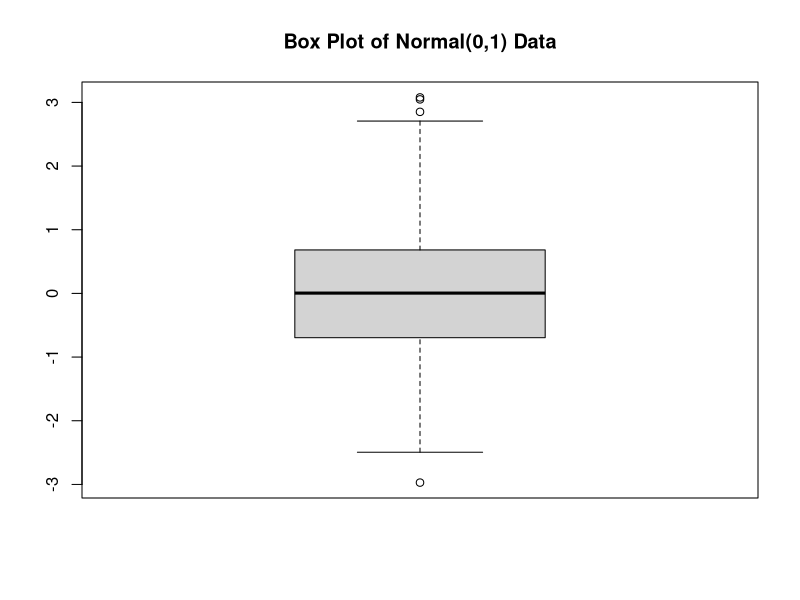
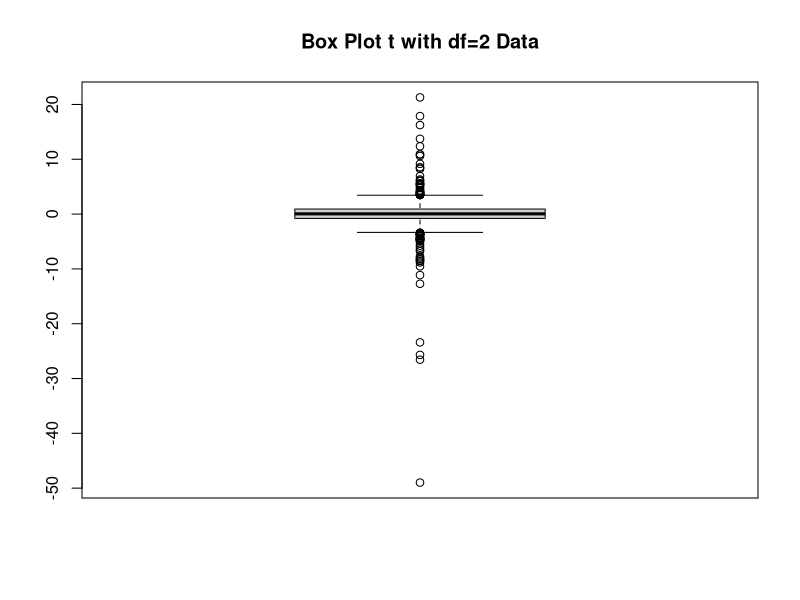
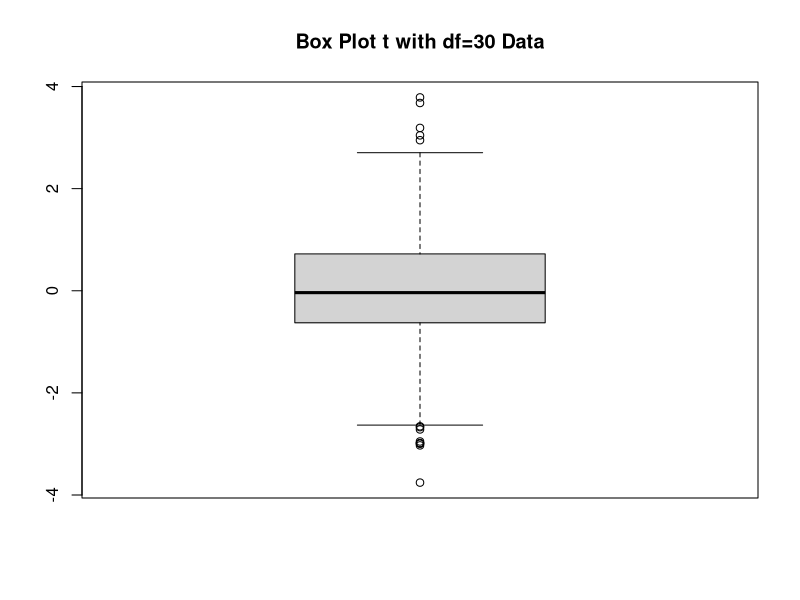
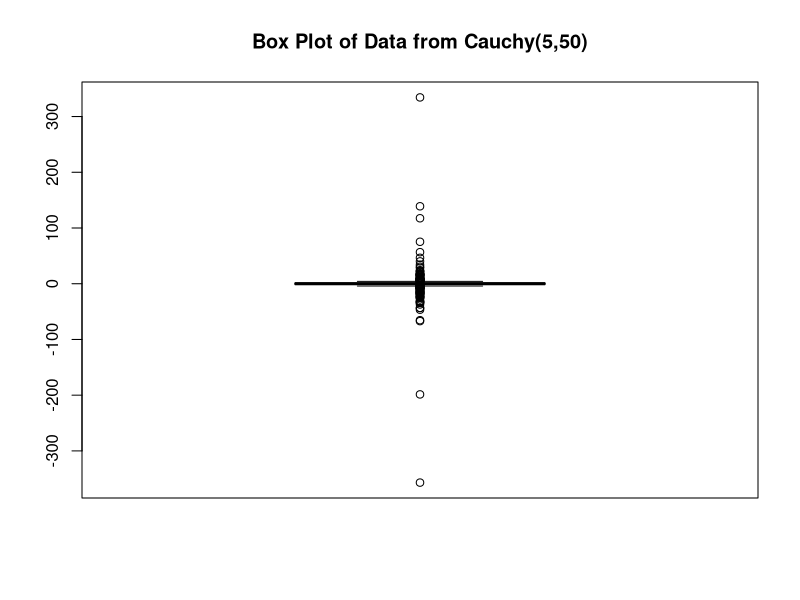
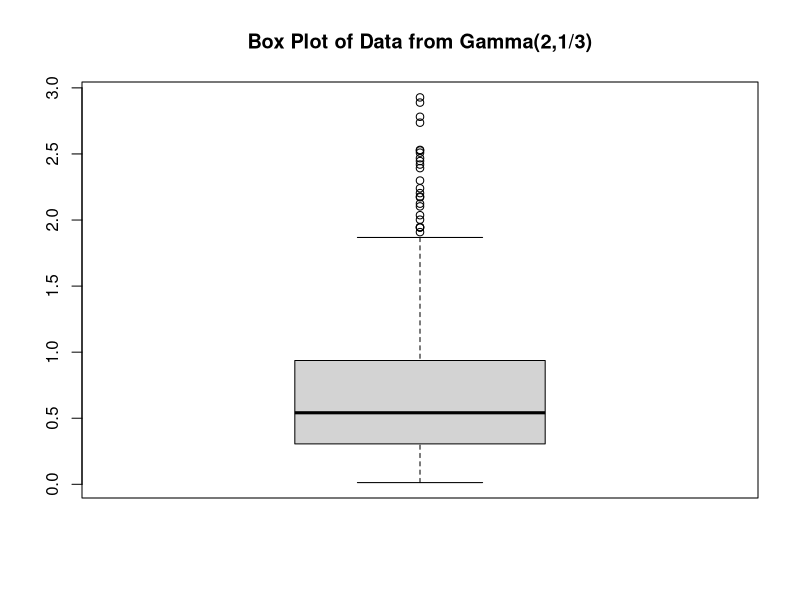
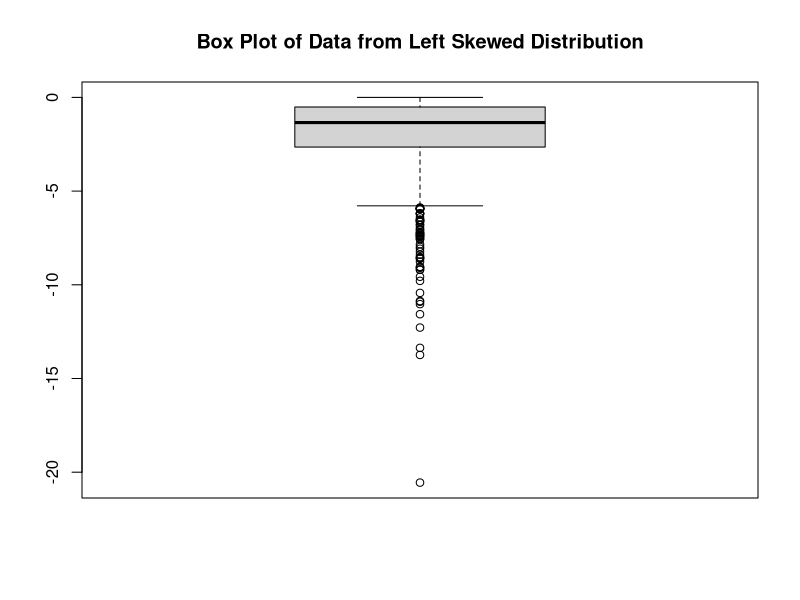
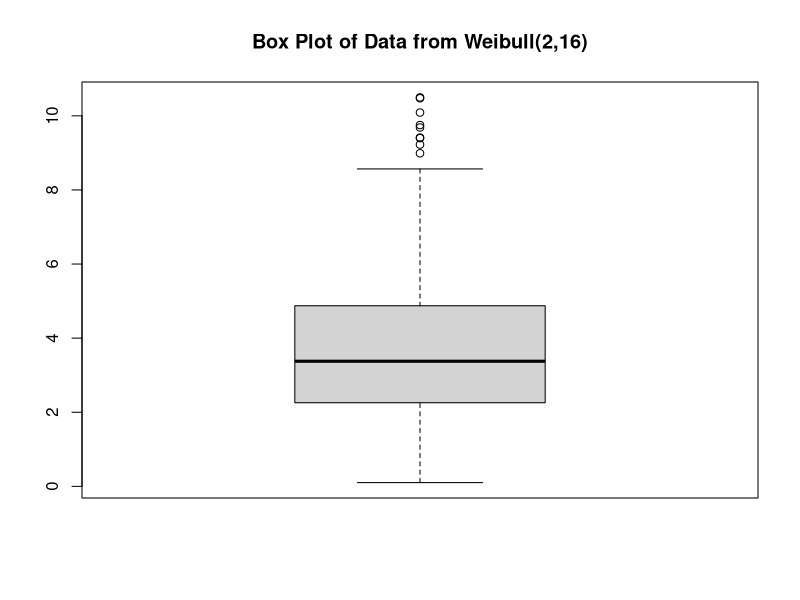
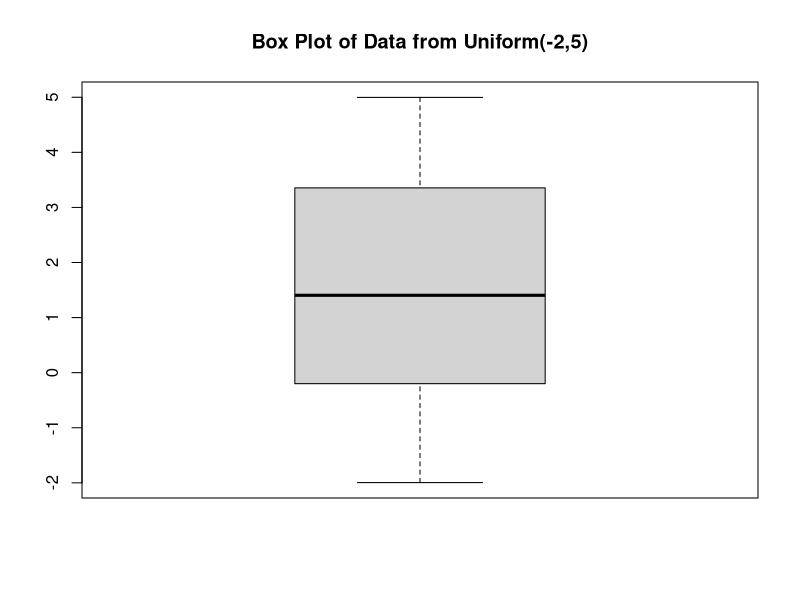

These charts were generated, in order, by the following R code:

#The following R code generates data from various specified distributions
#and then plots the box plots from these distributions
#-------------------------------------------------------------------------------

#generates 250 observations from t with df=5 and 30, Cauchy, Gamma with 
#scale=1/3 and shape=2, weibull with scale=4 and shape=2, uniform on (-2,5):
nor = rnorm(1000,0,1)
t2  = rt(1000,2)
t30 = rt(1000,30)
cau = rcauchy(1000,0,1)
gam = rgamma(1000,2,3)
wei = rweibull(1000,2,4)
uni = runif(1000,-2,5)
left = -rchisq(1000,2)
#The following commands will generate various box plots:

#postscript("u:/meth1/psfiles/boxplotsp1.ps",height=8,horizontal=FALSE)
#par(mfrow=c(2,2))

# Box plot of N(0,1)  :

boxplot(nor)
title("Box Plot of Normal(0,1) Data",cex=.75)

# Box plot of t with df=2  :

boxplot(t2)
title("Box Plot t with df=2 Data",cex=.75)

# Box plot of t with df=30  :

boxplot(t30)
title("Box Plot t with df=30 Data",cex=.75)

# Box Plot of  Cauchy:

boxplot(cau)
title("Box Plot of Data from Cauchy(5,50)",cex=.75)

#postscript("u:/meth1/psfiles/boxplotsp2.ps",height=8,horizontal=FALSE)
#par(mfrow=c(2,2))


# Box plot of  Gamma:

boxplot(gam)
title("Box Plot of Data from Gamma(2,1/3)",cex=.75)

# Box Plot of Data from -Chisquared  :

boxplot(left)
title("Box Plot of Data from Left Skewed Distribution",cex=.75)



# Box plot of  Weibull:

boxplot(wei)
title("Box Plot of Data from Weibull(2,16)",cex=.75)


# Box plot of  Uniform:

boxplot(uni)
title("Box Plot of Data from Uniform(-2,5)",cex=.75)

#graphics.off()
